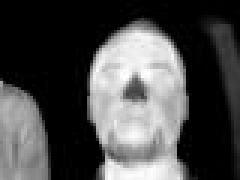
#> input picture playground/image.jpg, 80 x 60 px, found by its file name (shown 3 times larger)
$ python matplot.py
#> lines starting #> are read from the running program, lines starting #| are printed output that depends on the picture
import matplotlib.pyplot as plt
import matplotlib.patches as patches
from PIL import Image
import numpy as np

plt.close('all')

image_path = 'playground/image.jpg'

img_full = np.array(Image.open(image_path), dtype=np.uint8)
#> img_full is the input picture: shape (60, 80, 3); min 0, max 255, mean 75.2

fig, ax = plt.subplots()

xp = float(80/8)
yp = float(60/8)

for x in range(8):
    for y in range(8):
        tile = patches.Rectangle((xp * x, yp * y), xp, yp, linewidth=1,
                                 edgecolor='g', facecolor='none')
        text_x = xp * x + xp/3
        text_y = yp * y + yp/2
        ax.annotate(
            '{0}:{1}'.format(x, y),
            xytext=(text_x, text_y),
            xy=(text_x, text_y), color='red'
        )
        ax.add_patch(tile)

ax.imshow(img_full)
plt.axis("off")
plt.show()
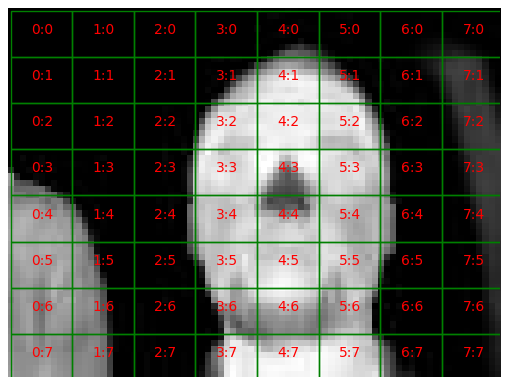
#> figure drawn by matplotlib, 1 panel

# img_full = np.array(Image.open(image_path), dtype=np.uint8)
# print(len(img_full), len(img_full[0]))
# fig, ax = plt.subplots(1)
# lum_img = img_full[:,:,0]
# ax.imshow(lum_img, cmap="hot")
#
# plt.axis("off")
# plt.show()
# Generate some data :

# N = 5
# x, y = np.random.rand(N), np.random.rand(N)
# w, h = np.random.rand(N)/10 + 0.05, np.random.rand(N)/10 + 0.05
# colors = np.vstack([np.random.random_integers(0, 255, N),
#                     np.random.random_integers(0, 255, N),
#                     np.random.random_integers(0, 255, N)]).T
#
# # Plot and draw the data :
#
# fig = plt.figure(figsize=(7, 7), facecolor='white')
# ax = fig.add_subplot(111, aspect='equal')
# for i in range(N):
#     ax.add_patch(patches.Rectangle((x[i], y[i]), w[i], h[i], fc=colors[i]/255., ec='none'))
# ax.axis([0, 1, 0, 1])
# ax.axis('off')
# fig.canvas.draw()
#
# # Save data in a rgb string and convert to numpy array :
#
# rgb_data = np.fromstring(fig.canvas.tostring_rgb(), dtype=np.uint8, sep='')
# rgb_data = rgb_data.reshape((int(len(rgb_data)/3), 3))
#
# # Keep only unique colors :
#
# print(len(rgb_data))
#
# rgb_data = np.vstack({tuple(row) for row in rgb_data})
#
# # Show and save figure :
#
# fig.savefig('rectangle_colors.png')
# plt.show()

$ run again, with playground/saved.jpg copied over playground/image.jpg
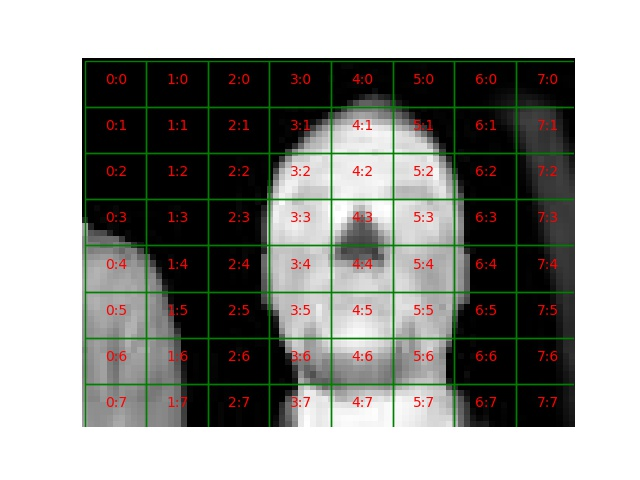
#> input picture playground/saved.jpg, 640 x 480 px, found by its file name
#> img_full is the input picture: shape (480, 640, 3); mean R, G, B 148.5, 150, 145.7
#> `plt.show()`:
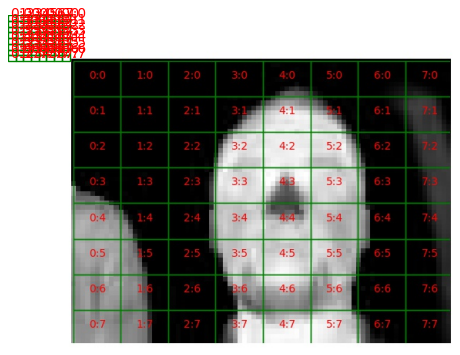
#> figure drawn by matplotlib, 1 panel
